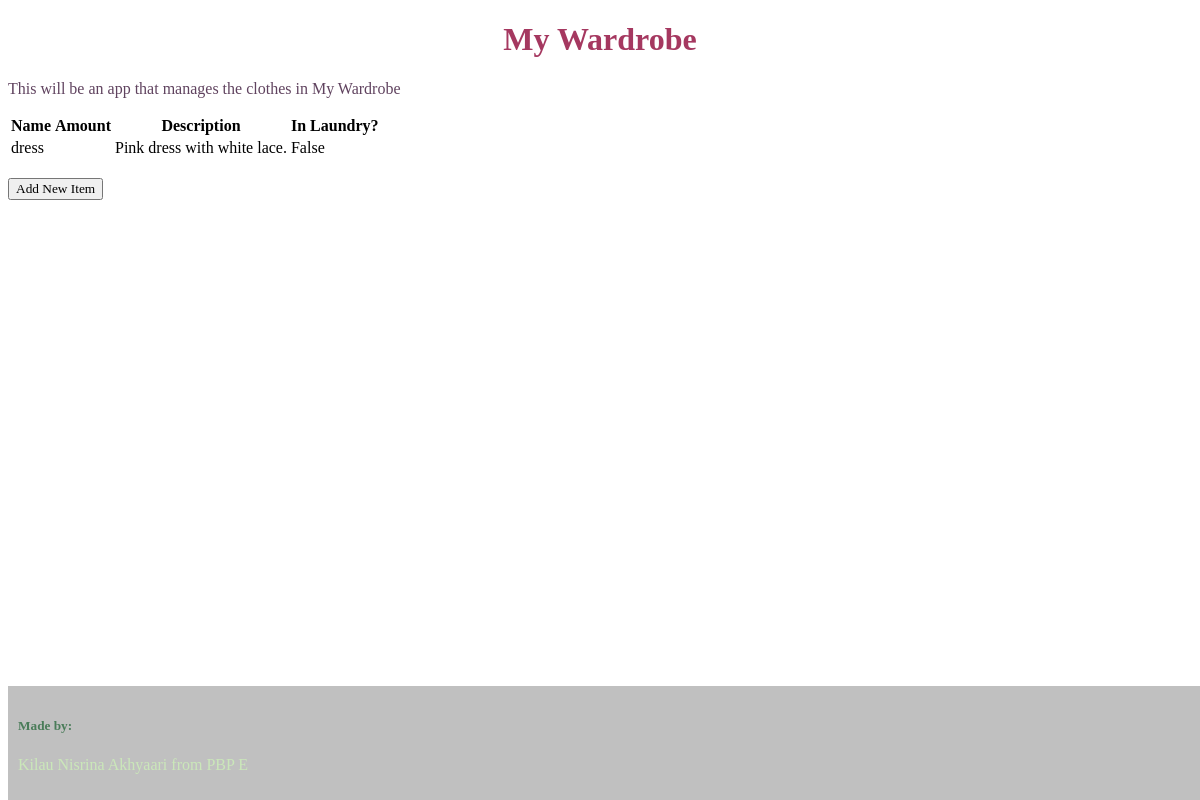
Before: / with the older database file.
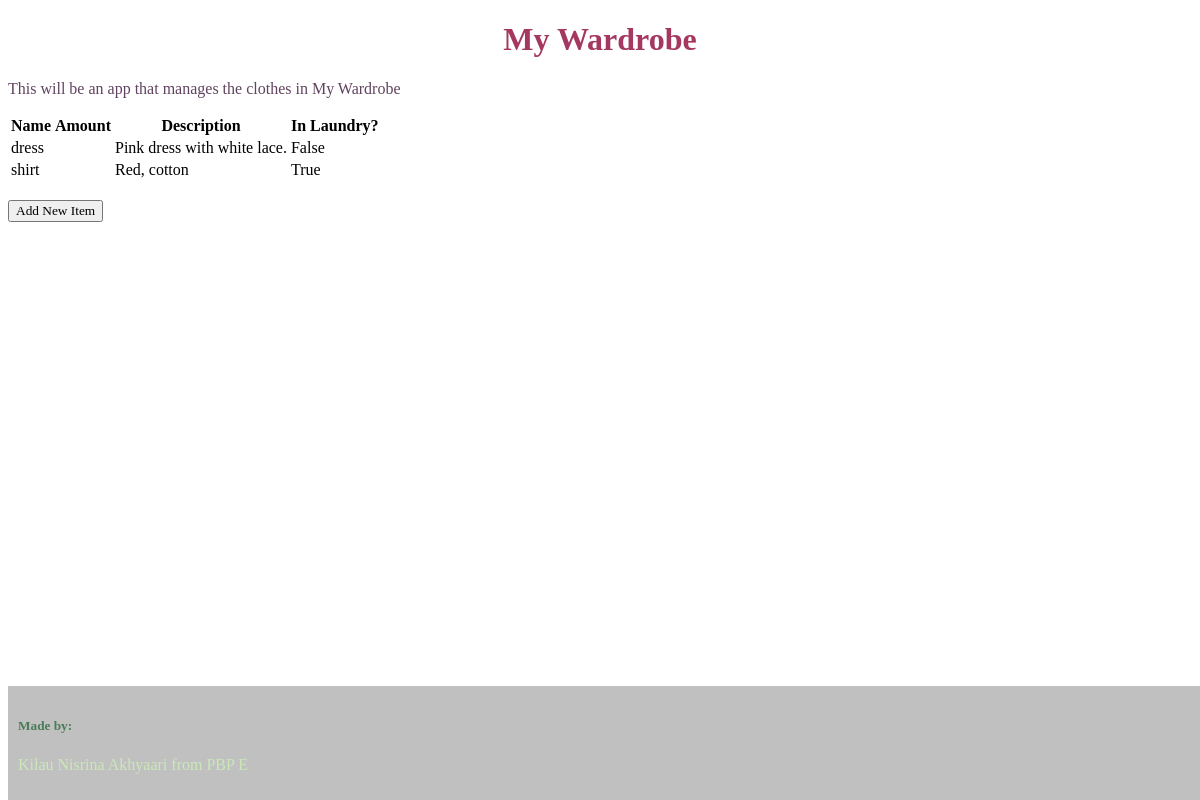
After: the same page with the newer database file.
### main/models.py (models this page shows)
class Item(models.Model):
    name = models.CharField(max_length=255)
    amount = models.IntegerField()
    description = models.TextField() # untuk warna dan bahan
    in_laundry = models.BooleanField(default=False) # menandakan jika sedang di laundry atau tidak

### main/views.py (the view)
# urls.py: path('', show_main, name='show_main'),
def show_main(request):
    items = Item.objects.all()
    context = {
        'app': 'My Wardrobe',
        'name': 'Kilau Nisrina Akhyaari',
        'class': 'PBP E',
        'items': items
    }
    return render(request, "main.html", context)

### main/templates/main.html (shortened to what this page needs)
{% extends 'base.html' %}
    {% block content %}
    <body>
        <h1 style=  "font-family: Verdana;
                    color:#A53860;
                    text-align: center;">
            {{ app }}</h1>
        <p style=   "font-family: Verdana;
                    color:#60435F">
            This will be an app that manages the clothes in {{app}}</p>
        <table>
            <tr>
                <th>Name</th>
                <th>Amount</th>
                <th>Description</th>
                <th>In Laundry?</th>
            </tr>
            {% for item in items %}
                <tr>
                    <td>{{item.name}}</td>
                    <td>{{item.price}}</td>
                    <td>{{item.description}}</td>
                    <td>{{item.in_laundry}}</td>
                </tr>
            {% endfor %}
        </table>
        <br/>
        <a href="{% url 'main:create_product' %}">
            <button style="font-family: Verdana;">
                Add New Item
            </button>
        </a>
    </body>
    <footer style=  "background-color: #C0C0C0;
                    position: absolute;
                    bottom: 0;
                    width: 100%;
                    padding: 10px;">
        <h5 style="font-family: Verdana; color:#4A7C59;">
            Made by:
        </h5>
        <p style="font-family: Verdana;color:#CAE7B9;">
            {{ name }} from {{ class }}
        </p>
    </footer>
    {% endblock content %}

### templates/base.html (shortened to what this page needs)
{% load static %}
<!DOCTYPE html>
<html lang="en">
    <head>
    </head>
    <body>
        {% block content %}
        {% endblock content %}
    </body>
</html>

Changed rows visible on the page:
added Item: name "shirt", description "Red, cotton", in_laundry "True"
